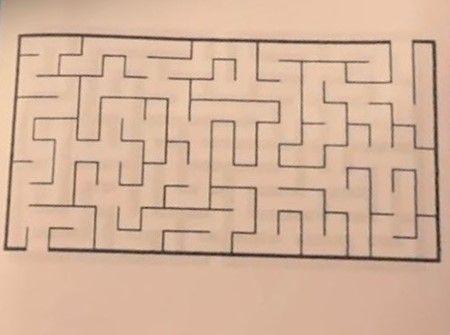
#> input picture vimaze/images/WhatsApp Image 2025-03-08 at 13.01.15_9dde4c3c.jpg, 450 x 335 px
$ python -i maze_image_processor-github.py   (imports and definitions only)
#> lines starting #> are read from the running program, lines starting #| are printed output that depends on the picture; after the words box and inside, x2 and y2 are one past the last pixel; in counts of white or black regions, pixels touching at a corner belong together
### vimaze/ds/graph.py
class Node:
    def __init__(self, position: tuple[int, int]):
        self.position = position
        self.neighbors: list['Node'] = []
        self.name = _get_node_name((position[0], position[1]))

    def add_neighbour(self, neighbour: 'Node'):
        self.neighbors.append(neighbour)

    # [5 lines left out: function is_neighbour, not called in this run]


class Graph:
    def __init__(self, node_positions: list[tuple[int, int]] = None):
        self.nodes = {}

        if node_positions is None:
            self.node_count = 0
            return

        self.node_count = len(node_positions)

        for node_pos in node_positions:
            new_node = Node(node_pos)
            self.nodes[new_node.name] = new_node

    def add_node(self, node_pos: tuple[int, int]):
        new_node = Node(node_pos)
        self.nodes[new_node.name] = new_node
        self.node_count += 1

    def connect_nodes(self, node_u_pos: tuple[int, int], node_v_pos: tuple[int, int]):
        node_u_name = _get_node_name(node_u_pos)
        node_v_name = _get_node_name(node_v_pos)

        self.nodes[node_u_name].add_neighbour(self.nodes[node_v_name])
        self.nodes[node_v_name].add_neighbour(self.nodes[node_u_name])

    def get_neighbors(self, node_pos: tuple[int, int]):
        node_name = _get_node_name(node_pos)
        return self.nodes[node_name].neighbors

    def get_node(self, node_pos: tuple[int, int]):
        node_name = _get_node_name(node_pos)
        return self.nodes[node_name]

    def display(self):
        for node in self.nodes.values():
            logging.debug(f"{node.name}: {[neighbor.name for neighbor in node.neighbors]}")

    @staticmethod
    def get_node_name(pos: tuple[int, int]):
        return _get_node_name(pos)


def _get_node_name(pos: tuple[int, int]):
    return f"{pos[0]},{pos[1]}"

### vimaze/old_maze_image_processor_backup_folder/maze_image_processor-github.py
import cv2
import numpy as np
import os
from typing import TYPE_CHECKING, Tuple, List, Set, Dict, Optional
import logging
from collections import Counter
from PIL import Image

if TYPE_CHECKING:
    from vimaze.ds.graph import Graph
    from vimaze.timer import Timer

class MazeImageProcessor:
    """
    Improved maze image processor that accurately detects the cell grid
    and represents walls as edges between cells, using PIL-based approach.
    """

    def __init__(self, timer: Optional['Timer'] = None):
        """
        Initialize the MazeImageProcessor.

        Args:
            timer: Timer object for performance measurement
        """
        self.timer = timer
        self.debug_mode = False

    def process_image(self, image_path: str) -> Tuple['Graph', int, int]:
        """
        Process a maze image and return a Graph representation along with dimensions.
        """
        from vimaze.ds.graph import Graph

        if self.timer:
            self.timer.start('processing', 'image')

        # Create debug directory if needed
        if self.debug_mode and not os.path.exists("debug"):
            os.makedirs("debug")

        # Step 1: Load and preprocess the image using PIL
        logging.debug(f"Loading image: {image_path}")
        image = Image.open(image_path).convert("L")
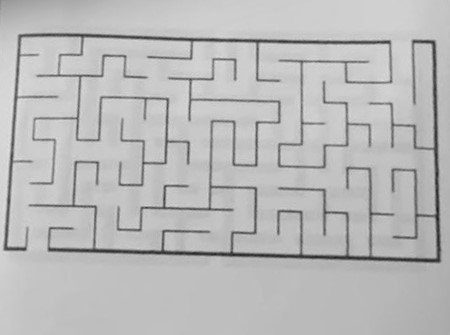
#> image: PIL image 450x335 L; min 24, max 224, mean 185.8
        binary_image = image.point(lambda pixel: 0 if pixel < 128 else 1, mode="1")
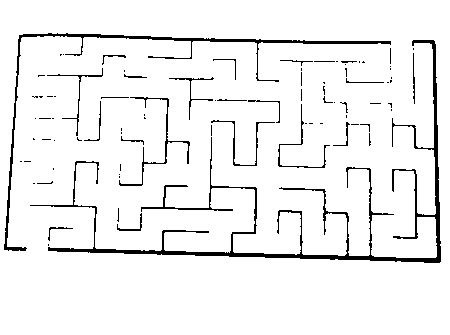
#> binary_image: PIL image 450x335 1; 94.3% white; 84 black regions (60 under 20 px), largest, box (x1, y1, x2, y2) and area: (30, 40, 441, 263) 4576, (4, 33, 391, 251) 1840, (119, 97, 190, 186) 381
        width, height = binary_image.size
        pixel_matrix = binary_image.load()

        if self.debug_mode:
            # Convert PIL image to OpenCV format for debug saving
            binary_np = np.array(binary_image, dtype=np.uint8) * 255
            cv2.imwrite("debug/01_original.png", binary_np)

        # Step 2: Find start and end points
        start = self._find_point_start(pixel_matrix, width, height)
#> start = (-1, -1)
        end = self._find_point_end(pixel_matrix, width, height)
#> end = (-1, -1)

        if self.debug_mode:
            binary_debug = np.array(binary_image, dtype=np.uint8) * 255
            debug_img = cv2.cvtColor(binary_debug, cv2.COLOR_GRAY2BGR)
            if start != (-1, -1):
                cv2.circle(debug_img, (start[0], start[1]), 5, (0, 0, 255), -1)
            if end != (-1, -1):
                cv2.circle(debug_img, (end[0], end[1]), 5, (0, 255, 0), -1)
            cv2.imwrite("debug/02_points.png", debug_img)

        # Step 3: Extract maze area
        maze_binary = self._get_maze(pixel_matrix, binary_image, start, end)

        if self.debug_mode:
            maze_debug = np.array(maze_binary, dtype=np.uint8) * 255
            cv2.imwrite("debug/03_maze_area.png", maze_debug)

        # Step 4: Detect grid parameters (cell size and alignment)
        transition, wall = self._get_sub(maze_binary)
        rows, cols = self._calculate_grid_dimensions(maze_binary, transition, wall)

        logging.debug(f"Detected grid: path_width={transition}, wall_width={wall}, size={rows}x{cols}")

        if self.debug_mode:
            cell_size = transition + wall
            maze_debug = np.array(maze_binary, dtype=np.uint8) * 255
            grid_viz = cv2.cvtColor(maze_debug, cv2.COLOR_GRAY2BGR)

            # Draw detected grid
            for r in range(rows + 1):
                y = r * cell_size
                if y < grid_viz.shape[0]:
                    cv2.line(grid_viz, (0, y), (grid_viz.shape[1], y), (0, 255, 0), 1)

            for c in range(cols + 1):
                x = c * cell_size
                if x < grid_viz.shape[1]:
                    cv2.line(grid_viz, (x, 0), (x, grid_viz.shape[0]), (0, 255, 0), 1)

            cv2.imwrite("debug/04_grid_detection.png", grid_viz)

        # Step 5: Detect walls between cells
        wall_edges = self._detect_wall_edges(maze_binary, rows, cols, transition, wall)

        if self.debug_mode:
            maze_debug = np.array(maze_binary, dtype=np.uint8) * 255
            wall_viz = cv2.cvtColor(maze_debug, cv2.COLOR_GRAY2BGR)

            # Draw cell centers and walls
            cell_size = transition + wall
            for r in range(rows):
                for c in range(cols):
                    # Cell center
                    cy = r * cell_size + cell_size // 2
                    cx = c * cell_size + cell_size // 2

                    if cy < wall_viz.shape[0] and cx < wall_viz.shape[1]:
                        # Draw cell center
                        cv2.circle(wall_viz, (cx, cy), 2, (0, 0, 255), -1)

                        # Draw connections or walls
                        directions = [
                            ((r-1, c), 0, -cell_size // 2),   # North
                            ((r, c+1), cell_size // 2, 0),    # East
                            ((r+1, c), 0, cell_size // 2),    # South
                            ((r, c-1), -cell_size // 2, 0)    # West
                        ]

                        for (nr, nc), dx, dy in directions:
                            if 0 <= nr < rows and 0 <= nc < cols:
                                # Wall or path?
                                if ((r, c), (nr, nc)) in wall_edges:
                                    # Wall - red line
                                    nx = cx + dx
                                    ny = cy + dy
                                    if ny < wall_viz.shape[0] and nx < wall_viz.shape[1]:
                                        cv2.line(wall_viz, (cx, cy), (nx, ny), (0, 0, 255), 1)
                                else:
                                    # Path - green line
                                    nx = cx + dx
                                    ny = cy + dy
                                    if ny < wall_viz.shape[0] and nx < wall_viz.shape[1]:
                                        cv2.line(wall_viz, (cx, cy), (nx, ny), (0, 255, 0), 1)

            cv2.imwrite("debug/05_wall_detection.png", wall_viz)

        # Step 6: Create graph representation
        graph = self._create_graph_with_walls(rows, cols, wall_edges)

        if self.debug_mode:
            self._visualize_maze_graph(graph, rows, cols, wall_edges)

        if self.timer:
            self.timer.stop()

        logging.debug(f"Maze processed successfully: {rows}x{cols} cells")

        return graph, rows, cols

    def _find_point_start(self, pixel_matrix, width, height):
        """
        Find the starting point of the maze. This function looks for walls that
        extend a significant distance (>50% of width/height) to identify possible entrances.

        Args:
            pixel_matrix: Binary image pixel matrix
            width: Image width
            height: Image height

        Returns:
            Tuple of (x, y) coordinates of the start point, or (-1, -1) if not found
        """
        start = (-1, -1)
        for i in range(width):
            for j in range(height):
                if pixel_matrix[i, j] == 0:  # Wall pixel found
                    k = j
                    while (k < height and pixel_matrix[i, k] == 0):
                        k += 1
                    l = i
                    while (l < height and pixel_matrix[l, j] == 0):
                        l += 1
                    if k - j > height * 0.5 or l - i > width * 0.5:
                        start = (i, j)
                        break
            if start != (-1, -1):
                break
        return start

    def _find_point_end(self, pixel_matrix, width, height):
        """
        Find the ending point of the maze, searching from the bottom-right.

        Args:
            pixel_matrix: Binary image pixel matrix
            width: Image width
            height: Image height

        Returns:
            Tuple of (x, y) coordinates of the end point, or (-1, -1) if not found
        """
        finish = (-1, -1)
        for j in range(height - 1, -1, -1):
            for i in range(width - 1, -1, -1):
                if pixel_matrix[i, j] == 0:  # Wall pixel found
                    k = j
                    while k >= 0 and pixel_matrix[i, k] == 0:
                        k -= 1
                    l = i
                    while l >= 0 and pixel_matrix[l, j] == 0:
                        l -= 1
                    if (j - k) > height * 0.5 or (i - l) > width * 0.5:
                        finish = (i, j)
                        return finish
        return finish

    def _get_maze(self, pixel_matrix, binary_image, start, end):
        """
        Extract the maze area from the binary image based on start and end points.

        Args:
            pixel_matrix: Binary image pixel matrix
            binary_image: Binary image
            start: Start point (x, y)
            end: End point (x, y)

        Returns:
            NumPy array representing the maze area
        """
#> called with start = (-1, -1), end = (-1, -1)
        width, height = binary_image.size

        # Use full image if start/end not found
        if start == (-1, -1) or end == (-1, -1):
            indexNorth, indexWest = 0, 0
            indexSout, indexEast = width - 1, height - 1
        else:
            indexNorth, indexWest = start
            indexSout, indexEast = end

        # Calculate dimensions and create maze matrix
        w, h = indexSout - indexNorth + 1, indexEast - indexWest + 1
        maze = np.zeros((w, h), dtype=np.uint8)

        # Fill maze matrix with pixel values
        for i in range(indexNorth, indexSout + 1):
            for j in range(indexWest, indexEast + 1):
                if 0 <= i < width and 0 <= j < height:
                    maze[i - indexNorth, j - indexWest] = pixel_matrix[i, j]
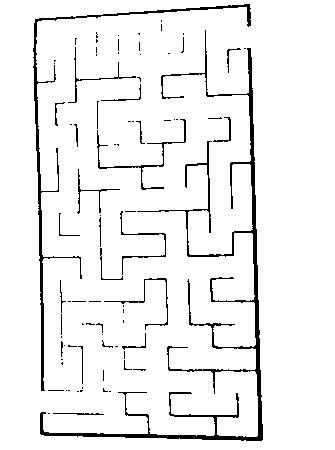
#> maze: shape (450, 335); values 0 (black) and 1 (white), 94.3% white; 84 black regions (60 under 20 px), largest, box (x1, y1, x2, y2) and area: (40, 30, 263, 441) 4576, (33, 4, 251, 391) 1840, (97, 119, 186, 190) 381

        return maze

    def _get_sub(self, maze):
        """
        Detect the wall and path widths by analyzing patterns in the maze.

        Args:
            maze: Binary maze matrix (0=wall, 1=path)

        Returns:
            Tuple of (transition_width, wall_width)
        """
        height, width = maze.shape
        wall = 0
        common_wall = [0] * max(height, width)  # Size adjusted to avoid index errors

        # Find wall width by looking at continuous wall segments
        for x in range(height - 1):
            for y in range(width - 1):
                if maze[x, y] == 0:  # Found a wall pixel
                    i = x
                    j = y
                    wall_i = 0
                    wall_j = 0

                    # Count horizontal wall width
                    while i < height - 1 and maze[i, y] == 0:
                        wall_i += 1
                        i += 1

                    # Count vertical wall width
                    while j < width - 1 and maze[x, j] == 0:
                        wall_j += 1
                        j += 1

                    # Take the smallest dimension as the wall width
                    if wall_i > 0 and wall_j > 0:
                        this_wall = min(wall_i, wall_j)
                        if this_wall < len(common_wall):
                            common_wall[this_wall] += 1
                        wall = this_wall
                        break

        # Find most common wall width
        max_count = 0
        wall_width = 1  # Default
        for i, count in enumerate(common_wall):
            if i > 0 and count > max_count:
                max_count = count
                wall_width = i

        # Find transition (path) width
        transition = 0
        common_t = [0] * max(height, width)  # Size adjusted to avoid index errors

        # Similar approach for paths (value 1)
        for x in range(height - 1):
            for y in range(width - 1):
                if maze[x, y] == 1:  # Found a path pixel
                    i = x
                    j = y
                    transition_i = 0
                    transition_j = 0

                    # Count horizontal path width
                    while i < height - 1 and maze[i, y] == 1:
                        transition_i += 1
                        i += 1

                    # Count vertical path width
                    while j < width - 1 and maze[x, j] == 1:
                        transition_j += 1
                        j += 1

                    # Take the smallest dimension as the path width
                    if transition_i > 0 and transition_j > 0:
                        this_transition = min(transition_i, transition_j)
                        if this_transition < len(common_t):
                            common_t[this_transition] += 1
                        transition = this_transition
                        break

        # Find most common path width
        max_count = 0
        path_width = 1  # Default
        min_index = 1 if wall_width == 1 else 0  # Avoid confusion if wall width is 1

        for i, count in enumerate(common_t):
            if i > min_index and count > max_count:
                max_count = count
                path_width = i
#> in process_image, `transition, wall = self._get_sub(maze_binary)`: transition = 41; wall = 3

        # Ensure we have valid values (defaults if detection fails)
        wall_width = max(1, wall_width)
        path_width = max(1, path_width)

        return path_width, wall_width

    def _calculate_grid_dimensions(self, maze_matrix, transition, wall):
        """
        Calculate grid dimensions based on cell size.

        Args:
            maze_matrix: Binary maze matrix
            transition: Width of path
            wall: Width of wall

        Returns:
            Tuple of (rows, cols)
        """
#> called with transition = 41, wall = 3
        height, width = maze_matrix.shape
        cell_size = transition + wall
#> cell_size = 44

        # Calculate number of rows and columns
        rows = height // cell_size
#> rows = 10
        cols = width // cell_size
#> cols = 7
#> in process_image, `rows, cols = self._calculate_grid_dimensions(maze_binary, transition, ..`: rows = 10; cols = 7

        # Ensure we have at least one row and column
        rows = max(1, rows)
        cols = max(1, cols)

        return rows, cols

    def _detect_wall_edges(self, maze_matrix, rows, cols, transition, wall):
        """
        Detect walls between cells by checking paths between cell centers.

        Args:
            maze_matrix: Binary maze matrix
            rows: Number of rows
            cols: Number of columns
            transition: Width of path
            wall: Width of wall

        Returns:
            Set of wall edges as ((row1, col1), (row2, col2))
        """
#> called with rows = 10, cols = 7, transition = 41, wall = 3
        wall_edges = set()
        cell_size = transition + wall
#> cell_size = 44

        # For each cell
        for r in range(rows):
            for c in range(cols):
                # Calculate cell center
                cy = r * cell_size + cell_size // 2
                cx = c * cell_size + cell_size // 2

                # Ensure cell center is within image bounds
                height, width = maze_matrix.shape
                if not (0 <= cy < height and 0 <= cx < width):
                    continue

                # Check all four adjacent cells
                directions = [
                    ((r-1, c), 0, -cell_size),   # North
                    ((r, c+1), cell_size, 0),    # East
                    ((r+1, c), 0, cell_size),    # South
                    ((r, c-1), -cell_size, 0)    # West
                ]

                for (nr, nc), dx, dy in directions:
                    # Skip if neighbor is out of bounds
                    if not (0 <= nr < rows and 0 <= nc < cols):
                        continue

                    # Calculate neighbor cell center
                    ncy = nr * cell_size + cell_size // 2
                    ncx = nc * cell_size + cell_size // 2

                    # Ensure neighbor cell center is within image bounds
                    if not (0 <= ncy < height and 0 <= ncx < width):
                        continue

                    # Check if there's a wall between the cells
                    is_wall = self._check_for_wall(maze_matrix, (cy, cx), (ncy, ncx))

                    # If there's a wall, add the edge to the set
                    if is_wall:
                        wall_edges.add(((r, c), (nr, nc)))

        return wall_edges

    def _check_for_wall(self, maze_matrix, pt1, pt2):
        """
        Check if there's a wall between two points by sampling pixels along the line.

        Args:
            maze_matrix: Binary maze matrix
            pt1: First point (y, x)
            pt2: Second point (y, x)

        Returns:
            True if there's a wall, False otherwise
        """
        # Get coordinates
        y1, x1 = pt1
        y2, x2 = pt2

        # Make sure points are within image bounds
        height, width = maze_matrix.shape
        x1 = max(0, min(x1, width-1))
        y1 = max(0, min(y1, height-1))
        x2 = max(0, min(x2, width-1))
        y2 = max(0, min(y2, height-1))

        # Sample points along the line
        num_samples = 7  # Sample more points for better accuracy
        wall_count = 0

        for i in range(num_samples):
            # Calculate sample point (t goes from 0 to 1)
            t = (i + 1) / (num_samples + 1)
            y = int((1-t) * y1 + t * y2)
            x = int((1-t) * x1 + t * x2)

            # Make sure sample point is within image bounds
            y = max(0, min(y, height-1))
            x = max(0, min(x, width-1))

            # Check if sample point is a wall (0 in the maze_matrix)
            if maze_matrix[y, x] == 0:
                wall_count += 1

        # If a significant number of samples are walls, consider it a wall
        return wall_count >= num_samples // 3

    def _create_graph_with_walls(self, rows, cols, wall_edges):
        """
        Create a graph with nodes for all cells and connections where there are no walls.

        Args:
            rows: Number of rows
            cols: Number of columns
            wall_edges: Set of wall edges

        Returns:
            Graph: Graph representation of the maze
        """
#> called with rows = 10, cols = 7
        from vimaze.ds.graph import Graph

        # Create a new graph
        graph = Graph()

        # Add nodes for all cells
        for r in range(rows):
            for c in range(cols):
                graph.add_node((r, c))

        # Add connections where there are no walls
        for r in range(rows):
            for c in range(cols):
                # Check all four adjacent cells
                adjacent_cells = [
                    (r-1, c),  # North
                    (r, c+1),  # East
                    (r+1, c),  # South
                    (r, c-1)   # West
                ]

                for adj_r, adj_c in adjacent_cells:
                    # Skip if adjacent cell is out of bounds
                    if not (0 <= adj_r < rows and 0 <= adj_c < cols):
                        continue

                    # Connect cells if there's no wall between them
                    if ((r, c), (adj_r, adj_c)) not in wall_edges and ((adj_r, adj_c), (r, c)) not in wall_edges:
                        graph.connect_nodes((r, c), (adj_r, adj_c))

        return graph

    # [109 lines left out: functions _visualize_maze_graph, test_maze_image_processing, not called in this run]

>>> result = MazeImageProcessor().process_image('../images/WhatsApp Image 2025-03-08 at 13.01.15_9dde4c3c.jpg')
